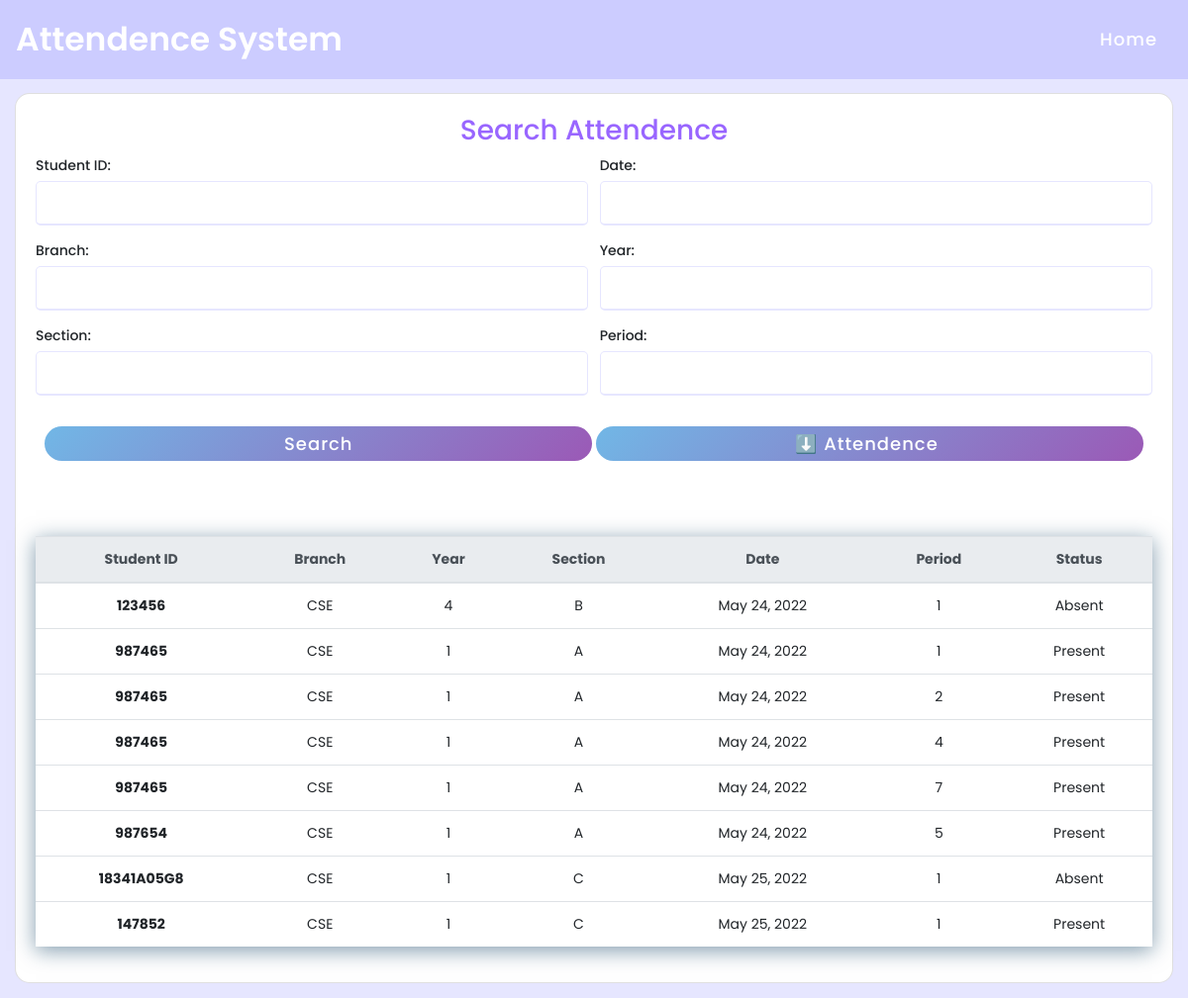
The page /searchattendence/ on the database as committed earlier.
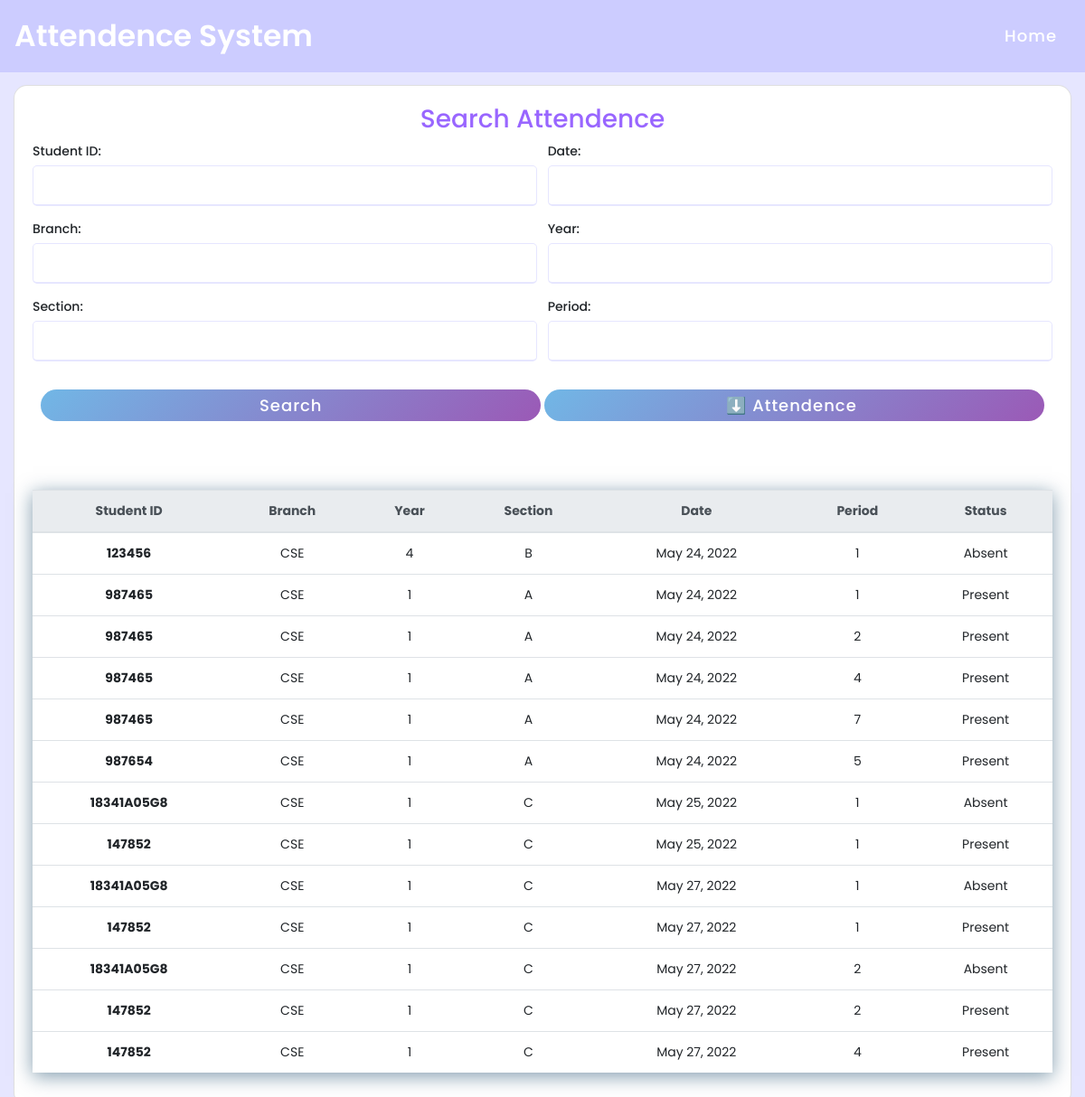
The same page on the database as committed later.
### attendence_sys/models.py (models this page shows, shortened)
class Attendence(models.Model):
    Faculty_Name = models.CharField(max_length=200, null=True, blank=True)
    Student_ID = models.CharField(max_length=200, null=True, blank=True)
    date = models.DateField(auto_now_add = True, null = True)
    time = models.TimeField(auto_now_add=True, null = True)
    branch = models.CharField(max_length=200, null = True)
    year = models.CharField(max_length=200, null = True)
    section = models.CharField(max_length=200, null = True)
    period = models.CharField(max_length=200, null = True)
    status = models.CharField(max_length=200, null = True, default='Absent')

### attendence_sys/views.py (the view)
# urls.py: path('searchattendence/', views.searchAttendence, name='searchattendence'),
def searchAttendence(request):
    global attendences
    attendences= Attendence.objects.all()       #gets all data from attendence_sys_attendence table
    myFilter = AttendenceFilter(request.GET, queryset=attendences)
    attendences = myFilter.qs       #filters data
    context = {'myFilter':myFilter, 'attendences': attendences, 'ta':False}
    return render(request, 'attendence_sys/attendence.html', context)

### attendence_sys/templates/attendence_sys/attendence.html (shortened to what this page needs)
{% extends 'attendence_sys/main.html' %}
{% load static %} {% block content %}
 {% if ta == False %}
<div class="card card-body">
    <center>
        <h3>Search Attendence</h3>
    </center>
    <form method="get">
        <div class="form-group">{{myFilter.form.as_p}}</div>
        <div class="button">
            <input type="submit" value="Search" />
            <a href="{% url 'export_excel' %}">
                <input type="button" value="⬇️ Attendence " />
            </a>
        </div>
        <br />
        <div class="row">
            <table class="table">
                <thead class="thead-light">
                    <tr id="header">
                        <th>Student ID</th>
                        <th>Branch</th>
                        <th>Year</th>
                        <th>Section</th>
                        <th>Date</th>
                        <th>Period</th>
                        <th>Status</th>
                    </tr>
                </thead>
                {% for attendence in attendences %}
                <tr>
                    <th data-title="Student_ID">{{ attendence.Student_ID }}</th>
                    <td data-title="Branch">{{ attendence.branch }}</td>
                    <td data-title="Year">{{ attendence.year }}</td>
                    <td data-title="Section">{{ attendence.section }}</td>
                    <td data-title="Date">{{ attendence.date }}</td>
                    <td data-title="Period">{{ attendence.period }}</td>
                    <td data-title="Status">{{ attendence.status }}</td>
                </tr>
                {% endfor %}
            </table>
        </div>
        {% endif %} {% endblock %}

### attendence_sys/templates/attendence_sys/main.html (shortened to what this page needs)
{% load static %}
<!DOCTYPE html>
<html>
  <head>
    <link
      rel="stylesheet"
      type="text/css"
      href="{% static 'css/navbar.css' %}"
    />
    <link rel="stylesheet" type="text/css" href="{% static 'css/main.css' %}" />
    <link
      rel="stylesheet"
      type="text/css"
      href="{% static 'css/attendance.css' %}"
    />
    <link rel="stylesheet" type="text/css" href="{% static 'css/home.css' %}" />
    <link
      rel="stylesheet"
      type="text/css"
      href="{% static 'css/student_update.css' %}"
    />
    <link
      rel="stylesheet"
      href="https://cdn.jsdelivr.net/npm/bootstrap@4.3.1/dist/css/bootstrap.min.css"
    />
  </head>
  <body>
    {% include 'attendence_sys/navbar.html' %}
    <br />
    <div class="container-fluid">{% block content %} {% endblock %}</div>
  </body>
</html>

### attendence_sys/templates/attendence_sys/navbar.html (shortened to what this page needs)
{% load static %}
<nav class="navbar">
  <div class="logo" onclick="document.location='/'">
    Attendence System
  </div>
  {%if request.user.is_authenticated%}
  <ul>
    <li><span class="active">Hello,{{ request.user.faculty }} </span></li>
    <li><a href="{% url 'home' %}">Home</a></li>
    <li><a href="{% url 'account' %}">Account</a></li>
    <li><a href="{% url 'logout' %}">Logout</a></li>
  </ul>
  {%else%}
  <ul>
    <li><a href="{% url 'home' %}">Home</a></li>
  </ul>
  {%endif%}
</nav>

### static/css/navbar.css (style rules this page uses)
* { margin: 0; padding: 0; box-sizing: border-box; font-family: 'Poppins', sans-serif; }
nav { height: 80px; background: #ccccff; display: flex; align-items: center; justify-content: space-between; padding: 0px 50px 0px 100px; position: fixed; z-index: 1000 !important; }
nav .logo { font-size: 33px; color: white; font-weight: 600; cursor: pointer; }
nav ul { z-index: 1; display: flex; list-style: none; padding-top: 15px; }
nav ul li { margin: 0 5px; }
nav ul li a { color: white; text-decoration: none; font-size: 18px; font-weight: 500; letter-spacing: 1px; padding: 8px 10px; border-radius: 5px; transition: all 0.3s; }

### static/css/main.css (style rules this page uses)
.container-fluid { margin-top: -25px; background: #e6e6ff; display: flex; font-size: 14px; flex-direction: column; width: 100%; justify-content: center; align-items: center; padding: 15px; }
.form-group { display: flex; flex-wrap: wrap; justify-content: space-between; }
.form-group p { display: flex; flex-wrap: wrap; margin-bottom: 15px; flex-basis: 49.5%; }
h3 { color: #9966ff; }
.form-group p label { display: block; font-weight: 500; margin-bottom: 5px; }
.form-group p input { height: 45px; width: 100%; outline: none; border-radius: 5px; border: 1px solid #e6e6ff; padding-left: 15px; font-size: 16px; border-bottom-width: 2px; transition: all 0.3s ease; }
form .row { padding: 0; margin: 0; }
.button { height: 35px; margin: 15px 0px; text-align: center; }
.button input { height: 100%; width: 49%; font-size: 18px; font-weight: 500; letter-spacing: 1px; border: 0px; border-radius: 25px; color: white; background: linear-gradient(135deg, #71b7e6, #9b59b6); cursor: pointer; }

### static/css/attendance.css (style rules this page uses)
table { font-size: 14px; width: 100%; margin: 40px auto; box-shadow: 0px 4px 20px rgba(5, 57, 94, 0.5); -moz-boxshadow: 0px 4px 20px rgba(5, 57, 94, 0.5); -webkit-box-shadow: 0px 4px 20px rgba(5, 57, 94, 0.5); }
tr { text-align: center; }

### static/css/home.css (style rules this page uses)
.form-group select, .form-group input { border: 1px solid #e6e6ff; border-radius: 5px; }
.card.card-body { justify-content: center; border-radius: 15px; }

Rows that differ between the two databases and show on the page:
added Attendence: Student_ID "18341A05G8", branch "CSE", year "1", section "C", date "May 27, 2022", period "1", status "Absent"
added Attendence: Student_ID "147852", branch "CSE", year "1", section "C", date "May 27, 2022", period "1", status "Present"
added Attendence: Student_ID "18341A05G8", branch "CSE", year "1", section "C", date "May 27, 2022", period "2", status "Absent"
added Attendence: Student_ID "147852", branch "CSE", year "1", section "C", date "May 27, 2022", period "2", status "Present"
added Attendence: Student_ID "147852", branch "CSE", year "1", section "C", date "May 27, 2022", period "4", status "Present"
